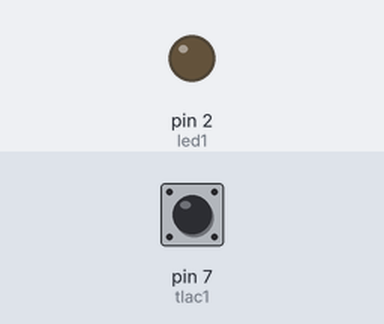
A sketch run on a simulated Arduino Uno, built with avr-gcc and run on an emulated ATmega328P. Parts: output pins drawn as LEDs (lit = HIGH). The test bench sets the inputs (shaded band); at power-on: pin 7 (tlac1) HIGH.

Above: at 1.2 s.
1.3 s: pin 7 (tlac1) pulled LOW for 0.15 s
At 2.5 s:
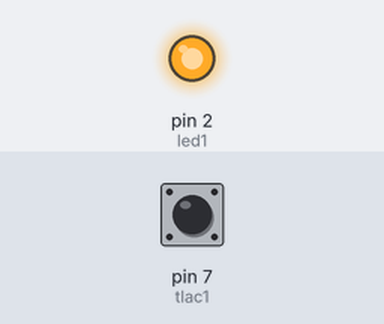
Timing chart, 0 to 4.3 s (numbered marks = the images above; inputs shaded):
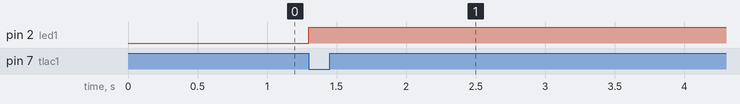

Measured:
- after the input at 1.3 s, pin 2 (led1): LOW → HIGH at once

The sketch:

sketch_mar01a.ino
```cpp
#define led1 2
#define tlac1 7
void setup() {

 pinMode(led1,OUTPUT);
 pinMode(tlac1, INPUT_PULLUP);


}

void loop() {

  attachInterrupt(digitalPinToInterrupt(tlac1),zapled,RISING);

  if(digitalRead(tlac1) == LOW)
 {
  digitalWrite(led1,HIGH);
}
}

void zapled()
{

  digitalWrite(led1,LOW);
}
```
